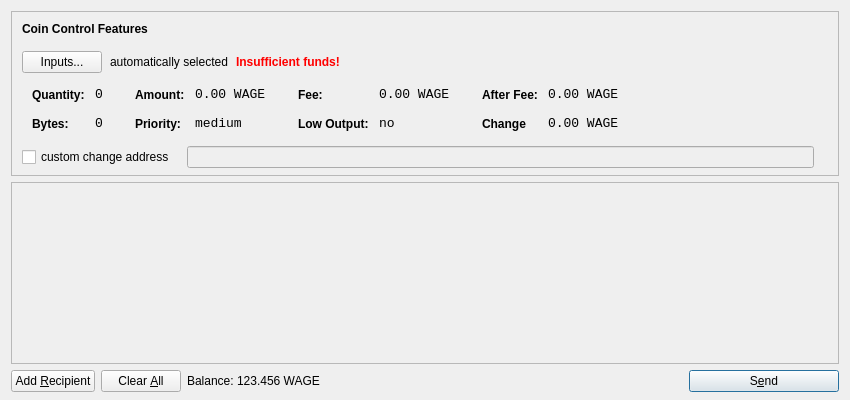
<?xml version="1.0" encoding="UTF-8"?>
<ui version="4.0">
 <class>SendCoinsDialog</class>
 <widget class="QDialog" name="SendCoinsDialog">
  <property name="geometry">
   <rect>
    <x>0</x>
    <y>0</y>
    <width>850</width>
    <height>400</height>
   </rect>
  </property>
  <property name="windowTitle">
   <string>Send Coins</string>
  </property>
  <layout class="QVBoxLayout" name="verticalLayout" stretch="0,1,0">
   <property name="bottomMargin">
    <number>8</number>
   </property>
   <item>
    <widget class="QFrame" name="frameCoinControl">
     <property name="sizePolicy">
      <sizepolicy hsizetype="Expanding" vsizetype="Expanding">
       <horstretch>0</horstretch>
       <verstretch>0</verstretch>
      </sizepolicy>
     </property>
     <property name="maximumSize">
      <size>
       <width>16777215</width>
       <height>16777215</height>
      </size>
     </property>
     <property name="frameShape">
      <enum>QFrame::StyledPanel</enum>
     </property>
     <property name="frameShadow">
      <enum>QFrame::Sunken</enum>
     </property>
     <layout class="QVBoxLayout" name="verticalLayoutCoinControl2">
      <property name="spacing">
       <number>-1</number>
      </property>
      <property name="leftMargin">
       <number>0</number>
      </property>
      <property name="topMargin">
       <number>0</number>
      </property>
      <property name="rightMargin">
       <number>0</number>
      </property>
      <property name="bottomMargin">
       <number>6</number>
      </property>
      <item>
       <layout class="QVBoxLayout" name="verticalLayoutCoinControl" stretch="0,0,0,0,1">
        <property name="spacing">
         <number>0</number>
        </property>
        <property name="leftMargin">
         <number>10</number>
        </property>
        <property name="topMargin">
         <number>10</number>
        </property>
        <item>
         <layout class="QHBoxLayout" name="horizontalLayoutCoinControl1">
          <property name="bottomMargin">
           <number>15</number>
          </property>
          <item>
           <widget class="QLabel" name="labelCoinControlFeatures">
            <property name="sizePolicy">
             <sizepolicy hsizetype="Preferred" vsizetype="Maximum">
              <horstretch>0</horstretch>
              <verstretch>0</verstretch>
             </sizepolicy>
            </property>
            <property name="font">
             <font>
              <weight>75</weight>
              <bold>true</bold>
             </font>
            </property>
            <property name="styleSheet">
             <string notr="true">font-weight:bold;</string>
            </property>
            <property name="text">
             <string>Coin Control Features</string>
            </property>
           </widget>
          </item>
         </layout>
        </item>
        <item>
         <layout class="QHBoxLayout" name="horizontalLayoutCoinControl2" stretch="0,0,0,0">
          <property name="spacing">
           <number>8</number>
          </property>
          <property name="bottomMargin">
           <number>10</number>
          </property>
          <item>
           <widget class="QPushButton" name="pushButtonCoinControl">
            <property name="styleSheet">
             <string notr="true"/>
            </property>
            <property name="text">
             <string>Inputs...</string>
            </property>
           </widget>
          </item>
          <item>
           <widget class="QLabel" name="labelCoinControlAutomaticallySelected">
            <property name="text">
             <string>automatically selected</string>
            </property>
            <property name="margin">
             <number>5</number>
            </property>
           </widget>
          </item>
          <item>
           <widget class="QLabel" name="labelCoinControlInsuffFunds">
            <property name="font">
             <font>
              <weight>75</weight>
              <bold>true</bold>
             </font>
            </property>
            <property name="styleSheet">
             <string notr="true">color:red;font-weight:bold;</string>
            </property>
            <property name="text">
             <string>Insufficient funds!</string>
            </property>
            <property name="margin">
             <number>5</number>
            </property>
           </widget>
          </item>
          <item>
           <spacer name="horizontalSpacerCoinControl">
            <property name="orientation">
             <enum>Qt::Horizontal</enum>
            </property>
            <property name="sizeHint" stdset="0">
             <size>
              <width>40</width>
              <height>1</height>
             </size>
            </property>
           </spacer>
          </item>
         </layout>
        </item>
        <item>
         <widget class="QWidget" name="widgetCoinControl" native="true">
          <property name="sizePolicy">
           <sizepolicy hsizetype="Preferred" vsizetype="Preferred">
            <horstretch>0</horstretch>
            <verstretch>0</verstretch>
           </sizepolicy>
          </property>
          <property name="minimumSize">
           <size>
            <width>0</width>
            <height>0</height>
           </size>
          </property>
          <property name="styleSheet">
           <string notr="true"/>
          </property>
          <layout class="QHBoxLayout" name="horizontalLayoutCoinControl5">
           <property name="margin">
            <number>0</number>
           </property>
           <item>
            <layout class="QHBoxLayout" name="horizontalLayoutCoinControl3" stretch="0,0,0,1">
             <property name="spacing">
              <number>20</number>
             </property>
             <property name="topMargin">
              <number>0</number>
             </property>
             <property name="bottomMargin">
              <number>10</number>
             </property>
             <item>
              <layout class="QFormLayout" name="formLayoutCoinControl1">
               <property name="horizontalSpacing">
                <number>10</number>
               </property>
               <property name="verticalSpacing">
                <number>14</number>
               </property>
               <property name="leftMargin">
                <number>10</number>
               </property>
               <property name="topMargin">
                <number>4</number>
               </property>
               <property name="rightMargin">
                <number>6</number>
               </property>
               <item row="0" column="0">
                <widget class="QLabel" name="labelCoinControlQuantityText">
                 <property name="styleSheet">
                  <string notr="true">font-weight:bold;</string>
                 </property>
                 <property name="text">
                  <string>Quantity:</string>
                 </property>
                 <property name="margin">
                  <number>0</number>
                 </property>
                </widget>
               </item>
               <item row="0" column="1">
                <widget class="QLabel" name="labelCoinControlQuantity">
                 <property name="font">
                  <font>
                   <family>Monospace</family>
                   <pointsize>10</pointsize>
                  </font>
                 </property>
                 <property name="cursor">
                  <cursorShape>IBeamCursor</cursorShape>
                 </property>
                 <property name="contextMenuPolicy">
                  <enum>Qt::ActionsContextMenu</enum>
                 </property>
                 <property name="text">
                  <string>0</string>
                 </property>
                 <property name="margin">
                  <number>0</number>
                 </property>
                 <property name="textInteractionFlags">
                  <set>Qt::LinksAccessibleByMouse|Qt::TextSelectableByKeyboard|Qt::TextSelectableByMouse</set>
                 </property>
                </widget>
               </item>
               <item row="1" column="0">
                <widget class="QLabel" name="labelCoinControlBytesText">
                 <property name="styleSheet">
                  <string notr="true">font-weight:bold;</string>
                 </property>
                 <property name="text">
                  <string>Bytes:</string>
                 </property>
                </widget>
               </item>
               <item row="1" column="1">
                <widget class="QLabel" name="labelCoinControlBytes">
                 <property name="font">
                  <font>
                   <family>Monospace</family>
                   <pointsize>10</pointsize>
                  </font>
                 </property>
                 <property name="cursor">
                  <cursorShape>IBeamCursor</cursorShape>
                 </property>
                 <property name="contextMenuPolicy">
                  <enum>Qt::ActionsContextMenu</enum>
                 </property>
                 <property name="text">
                  <string>0</string>
                 </property>
                 <property name="textInteractionFlags">
                  <set>Qt::LinksAccessibleByMouse|Qt::TextSelectableByKeyboard|Qt::TextSelectableByMouse</set>
                 </property>
                </widget>
               </item>
              </layout>
             </item>
             <item>
              <layout class="QFormLayout" name="formLayoutCoinControl2">
               <property name="horizontalSpacing">
                <number>10</number>
               </property>
               <property name="verticalSpacing">
                <number>14</number>
               </property>
               <property name="leftMargin">
                <number>6</number>
               </property>
               <property name="topMargin">
                <number>4</number>
               </property>
               <property name="rightMargin">
                <number>6</number>
               </property>
               <item row="0" column="0">
                <widget class="QLabel" name="labelCoinControlAmountText">
                 <property name="styleSheet">
                  <string notr="true">font-weight:bold;</string>
                 </property>
                 <property name="text">
                  <string>Amount:</string>
                 </property>
                 <property name="margin">
                  <number>0</number>
                 </property>
                </widget>
               </item>
               <item row="0" column="1">
                <widget class="QLabel" name="labelCoinControlAmount">
                 <property name="font">
                  <font>
                   <family>Monospace</family>
                   <pointsize>10</pointsize>
                  </font>
                 </property>
                 <property name="cursor">
                  <cursorShape>IBeamCursor</cursorShape>
                 </property>
                 <property name="contextMenuPolicy">
                  <enum>Qt::ActionsContextMenu</enum>
                 </property>
                 <property name="text">
                  <string>0.00 WAGE</string>
                 </property>
                 <property name="textInteractionFlags">
                  <set>Qt::LinksAccessibleByMouse|Qt::TextSelectableByKeyboard|Qt::TextSelectableByMouse</set>
                 </property>
                </widget>
               </item>
               <item row="1" column="0">
                <widget class="QLabel" name="labelCoinControlPriorityText">
                 <property name="styleSheet">
                  <string notr="true">font-weight:bold;</string>
                 </property>
                 <property name="text">
                  <string>Priority:</string>
                 </property>
                </widget>
               </item>
               <item row="1" column="1">
                <widget class="QLabel" name="labelCoinControlPriority">
                 <property name="font">
                  <font>
                   <family>Monospace</family>
                   <pointsize>10</pointsize>
                  </font>
                 </property>
                 <property name="cursor">
                  <cursorShape>IBeamCursor</cursorShape>
                 </property>
                 <property name="contextMenuPolicy">
                  <enum>Qt::ActionsContextMenu</enum>
                 </property>
                 <property name="text">
                  <string>medium</string>
                 </property>
                 <property name="textInteractionFlags">
                  <set>Qt::LinksAccessibleByMouse|Qt::TextSelectableByKeyboard|Qt::TextSelectableByMouse</set>
                 </property>
                </widget>
               </item>
              </layout>
             </item>
             <item>
              <layout class="QFormLayout" name="formLayoutCoinControl3">
               <property name="horizontalSpacing">
                <number>10</number>
               </property>
               <property name="verticalSpacing">
                <number>14</number>
               </property>
               <property name="leftMargin">
                <number>6</number>
               </property>
               <property name="topMargin">
                <number>4</number>
               </property>
               <property name="rightMargin">
                <number>6</number>
               </property>
               <item row="0" column="0">
                <widget class="QLabel" name="labelCoinControlFeeText">
                 <property name="styleSheet">
                  <string notr="true">font-weight:bold;</string>
                 </property>
                 <property name="text">
                  <string>Fee:</string>
                 </property>
                 <property name="margin">
                  <number>0</number>
                 </property>
                </widget>
               </item>
               <item row="0" column="1">
                <widget class="QLabel" name="labelCoinControlFee">
                 <property name="font">
                  <font>
                   <family>Monospace</family>
                   <pointsize>10</pointsize>
                  </font>
                 </property>
                 <property name="cursor">
                  <cursorShape>IBeamCursor</cursorShape>
                 </property>
                 <property name="contextMenuPolicy">
                  <enum>Qt::ActionsContextMenu</enum>
                 </property>
                 <property name="text">
                  <string>0.00 WAGE</string>
                 </property>
                 <property name="textInteractionFlags">
                  <set>Qt::LinksAccessibleByMouse|Qt::TextSelectableByKeyboard|Qt::TextSelectableByMouse</set>
                 </property>
                </widget>
               </item>
               <item row="1" column="0">
                <widget class="QLabel" name="labelCoinControlLowOutputText">
                 <property name="styleSheet">
                  <string notr="true">font-weight:bold;</string>
                 </property>
                 <property name="text">
                  <string>Low Output:</string>
                 </property>
                </widget>
               </item>
               <item row="1" column="1">
                <widget class="QLabel" name="labelCoinControlLowOutput">
                 <property name="font">
                  <font>
                   <family>Monospace</family>
                   <pointsize>10</pointsize>
                  </font>
                 </property>
                 <property name="cursor">
                  <cursorShape>IBeamCursor</cursorShape>
                 </property>
                 <property name="contextMenuPolicy">
                  <enum>Qt::ActionsContextMenu</enum>
                 </property>
                 <property name="text">
                  <string>no</string>
                 </property>
                 <property name="textInteractionFlags">
                  <set>Qt::LinksAccessibleByMouse|Qt::TextSelectableByKeyboard|Qt::TextSelectableByMouse</set>
                 </property>
                </widget>
               </item>
              </layout>
             </item>
             <item>
              <layout class="QFormLayout" name="formLayoutCoinControl4">
               <property name="horizontalSpacing">
                <number>10</number>
               </property>
               <property name="verticalSpacing">
                <number>14</number>
               </property>
               <property name="leftMargin">
                <number>6</number>
               </property>
               <property name="topMargin">
                <number>4</number>
               </property>
               <property name="rightMargin">
                <number>6</number>
               </property>
               <item row="0" column="0">
                <widget class="QLabel" name="labelCoinControlAfterFeeText">
                 <property name="styleSheet">
                  <string notr="true">font-weight:bold;</string>
                 </property>
                 <property name="text">
                  <string>After Fee:</string>
                 </property>
                 <property name="margin">
                  <number>0</number>
                 </property>
                </widget>
               </item>
               <item row="0" column="1">
                <widget class="QLabel" name="labelCoinControlAfterFee">
                 <property name="font">
                  <font>
                   <family>Monospace</family>
                   <pointsize>10</pointsize>
                  </font>
                 </property>
                 <property name="cursor">
                  <cursorShape>IBeamCursor</cursorShape>
                 </property>
                 <property name="contextMenuPolicy">
                  <enum>Qt::ActionsContextMenu</enum>
                 </property>
                 <property name="text">
                  <string>0.00 WAGE</string>
                 </property>
                 <property name="textInteractionFlags">
                  <set>Qt::LinksAccessibleByMouse|Qt::TextSelectableByKeyboard|Qt::TextSelectableByMouse</set>
                 </property>
                </widget>
               </item>
               <item row="1" column="0">
                <widget class="QLabel" name="labelCoinControlChangeText">
                 <property name="styleSheet">
                  <string notr="true">font-weight:bold;</string>
                 </property>
                 <property name="text">
                  <string>Change</string>
                 </property>
                </widget>
               </item>
               <item row="1" column="1">
                <widget class="QLabel" name="labelCoinControlChange">
                 <property name="font">
                  <font>
                   <family>Monospace</family>
                   <pointsize>10</pointsize>
                  </font>
                 </property>
                 <property name="cursor">
                  <cursorShape>IBeamCursor</cursorShape>
                 </property>
                 <property name="contextMenuPolicy">
                  <enum>Qt::ActionsContextMenu</enum>
                 </property>
                 <property name="text">
                  <string>0.00 WAGE</string>
                 </property>
                 <property name="textInteractionFlags">
                  <set>Qt::LinksAccessibleByMouse|Qt::TextSelectableByKeyboard|Qt::TextSelectableByMouse</set>
                 </property>
                </widget>
               </item>
              </layout>
             </item>
            </layout>
           </item>
          </layout>
         </widget>
        </item>
        <item>
         <layout class="QHBoxLayout" name="horizontalLayoutCoinControl4" stretch="0,0,0">
          <property name="spacing">
           <number>12</number>
          </property>
          <property name="sizeConstraint">
           <enum>QLayout::SetDefaultConstraint</enum>
          </property>
          <property name="topMargin">
           <number>5</number>
          </property>
          <property name="rightMargin">
           <number>5</number>
          </property>
          <item>
           <widget class="QCheckBox" name="checkBoxCoinControlChange">
            <property name="text">
             <string>custom change address</string>
            </property>
           </widget>
          </item>
          <item>
           <widget class="QLineEdit" name="lineEditCoinControlChange">
            <property name="enabled">
             <bool>false</bool>
            </property>
            <property name="sizePolicy">
             <sizepolicy hsizetype="Expanding" vsizetype="Fixed">
              <horstretch>0</horstretch>
              <verstretch>0</verstretch>
             </sizepolicy>
            </property>
           </widget>
          </item>
          <item>
           <widget class="QLabel" name="labelCoinControlChangeLabel">
            <property name="sizePolicy">
             <sizepolicy hsizetype="Preferred" vsizetype="Expanding">
              <horstretch>0</horstretch>
              <verstretch>0</verstretch>
             </sizepolicy>
            </property>
            <property name="minimumSize">
             <size>
              <width>0</width>
              <height>0</height>
             </size>
            </property>
            <property name="text">
             <string/>
            </property>
            <property name="margin">
             <number>3</number>
            </property>
           </widget>
          </item>
         </layout>
        </item>
        <item>
         <spacer name="verticalSpacerCoinControl">
          <property name="orientation">
           <enum>Qt::Vertical</enum>
          </property>
          <property name="sizeHint" stdset="0">
           <size>
            <width>800</width>
            <height>1</height>
           </size>
          </property>
         </spacer>
        </item>
       </layout>
      </item>
     </layout>
    </widget>
   </item>
   <item>
    <widget class="QScrollArea" name="scrollArea">
     <property name="widgetResizable">
      <bool>true</bool>
     </property>
     <widget class="QWidget" name="scrollAreaWidgetContents">
      <property name="geometry">
       <rect>
        <x>0</x>
        <y>0</y>
        <width>830</width>
        <height>165</height>
       </rect>
      </property>
      <layout class="QVBoxLayout" name="verticalLayout_2">
       <property name="margin">
        <number>0</number>
       </property>
       <item>
        <layout class="QVBoxLayout" name="entries">
         <property name="spacing">
          <number>6</number>
         </property>
        </layout>
       </item>
       <item>
        <spacer name="verticalSpacer">
         <property name="orientation">
          <enum>Qt::Vertical</enum>
         </property>
         <property name="sizeHint" stdset="0">
          <size>
           <width>20</width>
           <height>40</height>
          </size>
         </property>
        </spacer>
       </item>
      </layout>
     </widget>
    </widget>
   </item>
   <item>
    <layout class="QHBoxLayout" name="horizontalLayout">
     <item>
      <widget class="QPushButton" name="addButton">
       <property name="toolTip">
        <string>Send to multiple recipients at once</string>
       </property>
       <property name="text">
        <string>Add &amp;Recipient</string>
       </property>
       <property name="icon">
        <iconset resource="../bitcoin.qrc">
         <normaloff>:/icons/add</normaloff>:/icons/add</iconset>
       </property>
       <property name="autoDefault">
        <bool>false</bool>
       </property>
      </widget>
     </item>
     <item>
      <widget class="QPushButton" name="clearButton">
       <property name="sizePolicy">
        <sizepolicy hsizetype="Minimum" vsizetype="Fixed">
         <horstretch>0</horstretch>
         <verstretch>0</verstretch>
        </sizepolicy>
       </property>
       <property name="toolTip">
        <string>Remove all transaction fields</string>
       </property>
       <property name="text">
        <string>Clear &amp;All</string>
       </property>
       <property name="icon">
        <iconset resource="../bitcoin.qrc">
         <normaloff>:/icons/remove</normaloff>:/icons/remove</iconset>
       </property>
       <property name="autoRepeatDelay">
        <number>300</number>
       </property>
       <property name="autoDefault">
        <bool>false</bool>
       </property>
      </widget>
     </item>
     <item>
      <layout class="QHBoxLayout" name="horizontalLayout_2">
       <property name="spacing">
        <number>3</number>
       </property>
       <item>
        <widget class="QLabel" name="label">
         <property name="sizePolicy">
          <sizepolicy hsizetype="Preferred" vsizetype="Fixed">
           <horstretch>0</horstretch>
           <verstretch>0</verstretch>
          </sizepolicy>
         </property>
         <property name="text">
          <string>Balance:</string>
         </property>
        </widget>
       </item>
       <item>
        <widget class="QLabel" name="labelBalance">
         <property name="sizePolicy">
          <sizepolicy hsizetype="Preferred" vsizetype="Fixed">
           <horstretch>0</horstretch>
           <verstretch>0</verstretch>
          </sizepolicy>
         </property>
         <property name="cursor">
          <cursorShape>IBeamCursor</cursorShape>
         </property>
         <property name="text">
          <string>123.456 WAGE</string>
         </property>
         <property name="textInteractionFlags">
          <set>Qt::LinksAccessibleByMouse|Qt::TextSelectableByKeyboard|Qt::TextSelectableByMouse</set>
         </property>
        </widget>
       </item>
      </layout>
     </item>
     <item>
      <spacer name="horizontalSpacer">
       <property name="orientation">
        <enum>Qt::Horizontal</enum>
       </property>
       <property name="sizeHint" stdset="0">
        <size>
         <width>40</width>
         <height>20</height>
        </size>
       </property>
      </spacer>
     </item>
     <item>
      <widget class="QPushButton" name="sendButton">
       <property name="minimumSize">
        <size>
         <width>150</width>
         <height>0</height>
        </size>
       </property>
       <property name="toolTip">
        <string>Confirm the send action</string>
       </property>
       <property name="text">
        <string>S&amp;end</string>
       </property>
       <property name="icon">
        <iconset resource="../bitcoin.qrc">
         <normaloff>:/icons/send</normaloff>:/icons/send</iconset>
       </property>
       <property name="default">
        <bool>true</bool>
       </property>
      </widget>
     </item>
    </layout>
   </item>
  </layout>
 </widget>
 <resources>
  <include location="../bitcoin.qrc"/>
 </resources>
 <connections/>
</ui>
